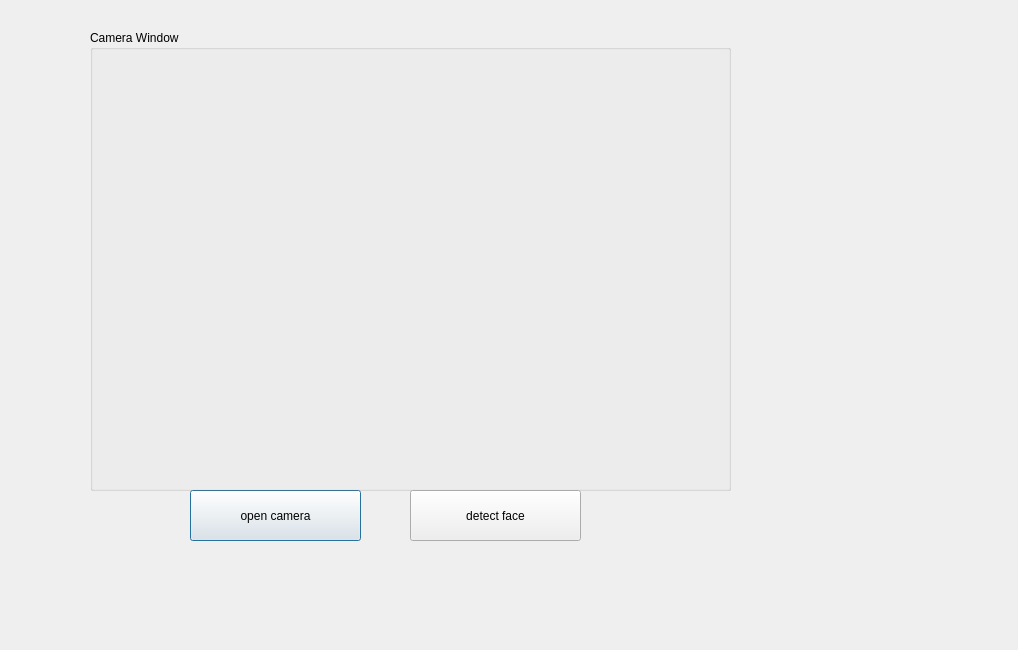
<?xml version="1.0" encoding="UTF-8"?>
<ui version="4.0">
 <class>Dialog</class>
 <widget class="QDialog" name="Dialog">
  <property name="geometry">
   <rect>
    <x>0</x>
    <y>0</y>
    <width>1018</width>
    <height>650</height>
   </rect>
  </property>
  <property name="windowTitle">
   <string>Dialog</string>
  </property>
  <widget class="QPushButton" name="pushButton">
   <property name="geometry">
    <rect>
     <x>190</x>
     <y>490</y>
     <width>171</width>
     <height>51</height>
    </rect>
   </property>
   <property name="text">
    <string>open camera</string>
   </property>
  </widget>
  <widget class="QGroupBox" name="groupBox">
   <property name="geometry">
    <rect>
     <x>90</x>
     <y>30</y>
     <width>641</width>
     <height>461</height>
    </rect>
   </property>
   <property name="title">
    <string>Camera Window </string>
   </property>
   <widget class="QLabel" name="FeedLabel">
    <property name="geometry">
     <rect>
      <x>30</x>
      <y>30</y>
      <width>601</width>
      <height>421</height>
     </rect>
    </property>
    <property name="text">
     <string/>
    </property>
   </widget>
  </widget>
  <widget class="QPushButton" name="pushButton_2">
   <property name="geometry">
    <rect>
     <x>410</x>
     <y>490</y>
     <width>171</width>
     <height>51</height>
    </rect>
   </property>
   <property name="text">
    <string>detect face</string>
   </property>
  </widget>
 </widget>
 <resources/>
 <connections/>
</ui>
